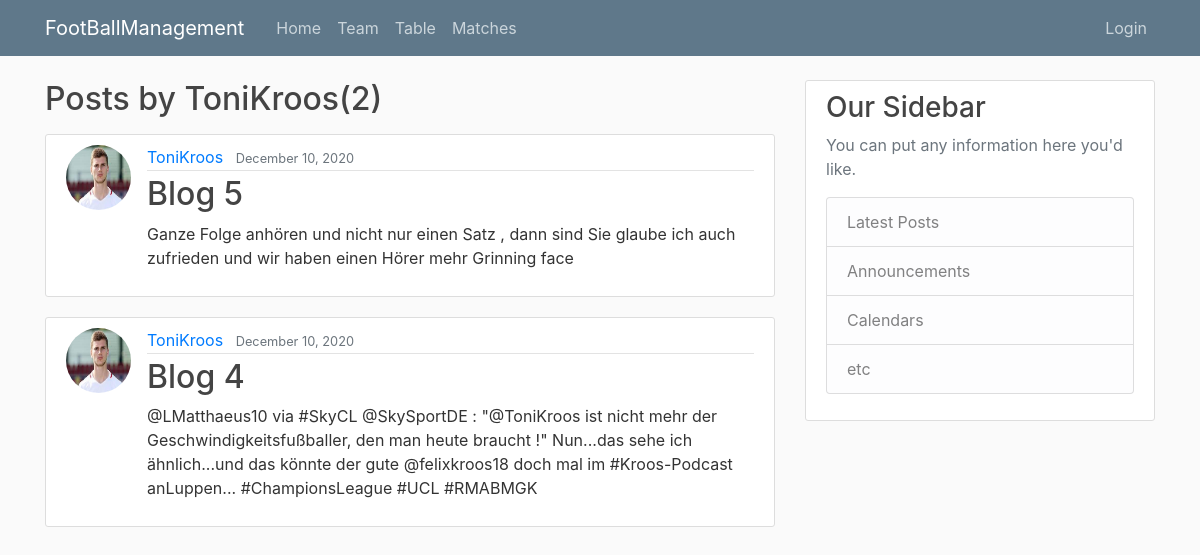
/user/ToniKroos, run on the app's committed database.
### blog/models.py (models this page shows, shortened)
class post(models.Model):
	title=models.CharField(max_length=100)
	content=models.TextField()
	date_posted=models.DateTimeField(default=timezone.now)
	author=models.ForeignKey(User,on_delete=models.CASCADE)

### users/models.py (models this page shows, shortened)
class Profile(models.Model):
	user=models.OneToOneField(User,on_delete=models.CASCADE)
	image=models.ImageField(default="django1.jpg",upload_to='profile_pics')

### blog/views.py (the view)
# urls.py: path('user/<str:username>',UserPostListView.as_view(),name='user-posts'),
class UserPostListView(ListView):
	model=post
	template_name='blog/user_posts.html'
	context_object_name='posts'
	paginate_by=3
	def get_queryset(self):
		user=get_object_or_404(User,username=self.kwargs.get('username'))
		return post.objects.filter(author=user).order_by('-date_posted')

### blog/templates/blog/user_posts.html (shortened to what this page needs)
{% extends "blog/base.html" %}
{% block content %}
  <h2 class="mb-3"> Posts by {{view.kwargs.username}}({{page_obj.paginator.count }})</h2>
    {% for post in posts %}
        <article class="media content-section">
          <img class="rounded-circle article-img" src="{{ post.author.profile.image.url }}">
          <div class="media-body">
            <div class="article-metadata">
              <a class="mr-2" href="{% url 'user-posts' post.author.username %}">{{ post.author }}</a>
              <small class="text-muted">{{ post.date_posted|date:"F d, Y" }}</small>
            </div>
            <h2><a class="article-title" href="{% url 'post-detail' post.id %}">{{ post.title }}</a></h2>
            <p class="article-content">{{ post.content }}</p>
          </div>
        </article>
    {% endfor %}
{% endblock content %}

### blog/static/blog/main.css (style rules this page uses)
body { background: #fafafa; color: #333333; margin-top: 5rem; }
h1, h2, h3, h4, h5, h6 { color: #444444; }
.content-section { background: #ffffff; padding: 10px 20px; border: 1px solid #dddddd; border-radius: 3px; margin-bottom: 20px; }
.article-title { color: #444444; }
.article-content { white-space: pre-line; }
.article-img { height: 65px; width: 65px; margin-right: 16px; }
.article-metadata { padding-bottom: 1px; margin-bottom: 4px; border-bottom: 1px solid #e3e3e3 }

### data on the page
post: author.profile.image (picture), author "ToniKroos", date_posted "December 10, 2020", title "Blog 5", content "Ganze Folge anhören und nicht nur einen Satz , dann sind Sie glaube ich auch zufrieden und wir haben einen Hörer mehr Grinning face"
post: author.profile.image (picture), author "ToniKroos", date_posted "December 10, 2020", title "Blog 4", content "@LMatthaeus10 via #SkyCL @SkySportDE : \"@ToniKroos ist nicht mehr der Geschwindigkeitsfußballer, den man heute braucht !\" Nun...das sehe ich ähnlich...und das könnte der gute @felixkroos18 doch mal im #Kroos-Podcast anLuppen... #ChampionsLeague #UCL #RMABMGK"

### other printed values
{{ view.kwargs.username }} "ToniKroos"
{{ page_obj.paginator.count }} "2"
